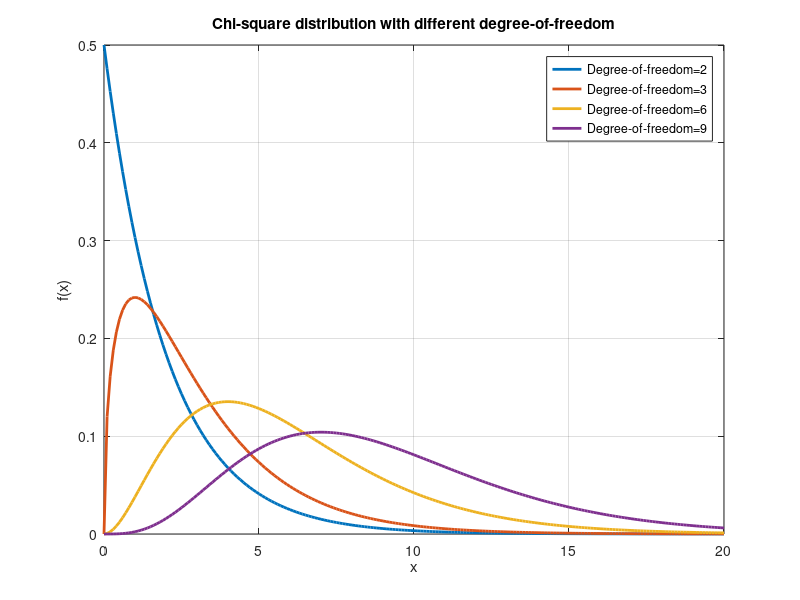

Reproduce this figure in MATLAB.
%In this matlab script there is the rappresentation of Chi-Square
%distribution for 2,3,6,9 deegree-of-freedom.In particular, we need the value 
% of the 3-degree-of-freedom distribution for which we have a 95 confidence interval.
%It will be used as measures limit in Kalman filter correction step. 

x = 0:0.1:20;
df = [2 3 6 9];
y = zeros(length(x), length(df));

for i=1:length(df)
    y(:,i) = chi2pdf(x,df(i));
end

figure;
plot(x,y,'LineWidth',2);
title('Chi-square distribution with different degree-of-freedom');
xlabel('x');
ylabel('f(x)');
legend(cellstr(num2str(df', 'Degree-of-freedom=%-d')));
grid on;

dq = 3;
alpha = 0.05;

q = chi2inv(1 - alpha,dq);

